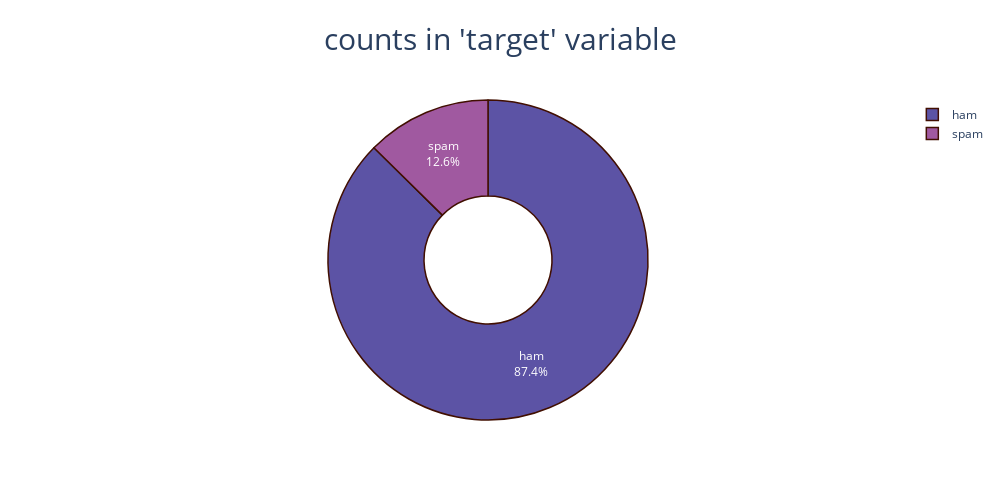

The notebook cell this image was saved under:
### Code cell
#Visualize the percentage of spam and ham in pie chart
fig = px.pie(data_frame = data, names = "target", hole = 0.4, title = "counts in 'target' variable", 
             width = 1000, height = 500, color_discrete_sequence = px.colors.sequential.Sunset_r)

fig.update_traces(textposition = "inside", textinfo = "percent+label",
                  marker = dict(line = dict(width = 1.5, color = "#410F01")))

fig.update_layout(title_x = 0.5, title_font = dict(size = 30), uniformtext_minsize = 25)

fig.show()

### Figure 1 — Plotly figure (JSON) as saved in the notebook; plotly's stock layout.template omitted (floating-point values rounded to 4 significant figures; data arrays with more than 128 entries replaced by an {"elided": "..."} marker saying what was removed)
{"data": [{"domain": {"x": [0, 1], "y": [0, 1]}, "hole": 0.4, "hovertemplate": "target=%{label}<extra></extra>", "labels": {"elided": "5169 str values"}, "legendgroup": "", "marker": {"line": {"color": "#410F01", "width": 1.5}}, "name": "", "showlegend": true, "textinfo": "percent+label", "textposition": "inside", "type": "pie"}], "layout": {"height": 500, "legend": {"tracegroupgap": 0}, "piecolorway": ["rgb(92, 83, 165)", "rgb(160, 89, 160)", "rgb(206, 102, 147)", "rgb(235, 127, 134)", "rgb(248, 160, 126)", "rgb(250, 196, 132)", "rgb(243, 231, 155)"], "title": {"font": {"size": 30}, "text": "counts in 'target' variable", "x": 0.5}, "uniformtext": {"minsize": 25}, "width": 1000}}
